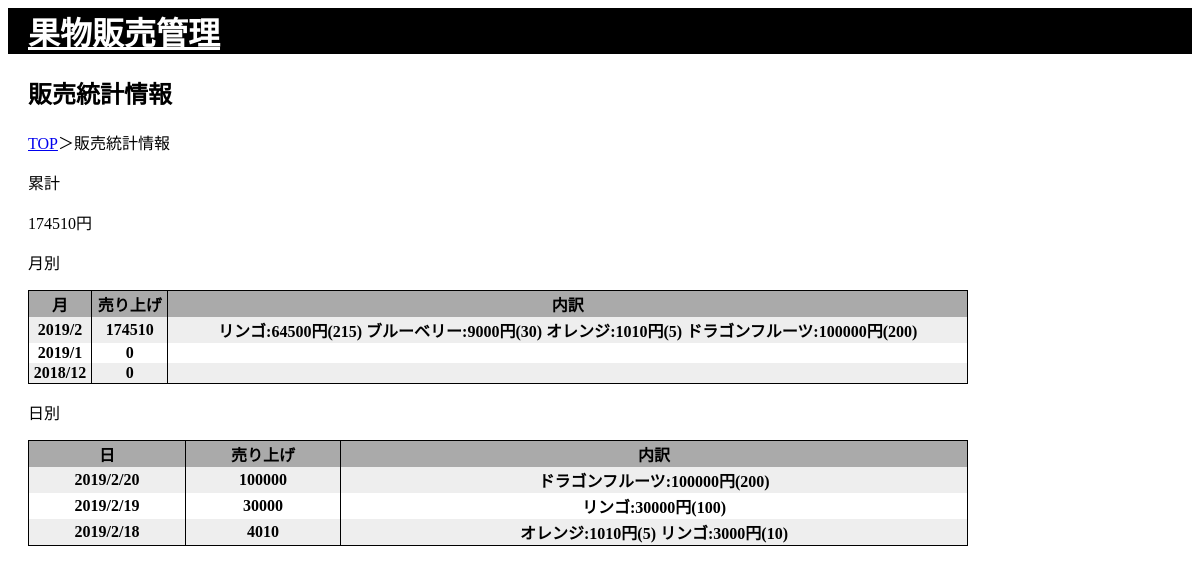
Screenshot of /stats/ (signed in) with the database file from the repository.
### fruits/models.py (models this page shows, shortened)
class Fruit(models.Model):
    name = models.CharField(max_length=100)
    price = models.PositiveIntegerField()
    updated_at = models.DateTimeField(auto_now=True)
    created_at = models.DateTimeField(auto_now_add=True)

### stats/views.py (the view)
# urls.py: path('', views.fruitsale_stats_view, name='fruitsale_stats'),
@login_required
def fruitsale_stats_view(request):
    if request.method == 'GET':
        total_sales = sum([sale.amount for sale in Sale.objects.all()])
        now = timezone.localtime()
        monthly_sales = []
        for i in range(3):
            start_date = (now - relativedelta(months=i)).replace(day=1, hour=0, minute=0, second=0, microsecond=0)
            end_date = start_date + relativedelta(months=1)
            start_date = start_date.astimezone(timezone.utc)
            end_date = end_date.astimezone(timezone.utc)
            amount, detail = cumulate_sales_fruitwise(start_date, end_date)
            monthly_sales.append({'date': start_date, 'amount': amount, 'detail': detail})
        daily_sales = []
        for i in range(3):
            start_date = (now - relativedelta(days=i)).replace(hour=0, minute=0, second=0, microsecond=0)
            end_date = start_date + relativedelta(days=1)
            start_date = start_date.astimezone(timezone.utc)
            end_date = end_date.astimezone(timezone.utc)
            amount, detail = cumulate_sales_fruitwise(start_date, end_date)
            daily_sales.append({'date': start_date, 'amount': amount, 'detail': detail})
        return render(request, 'stats/fruitsale_stats.html',
                    {'total_sales': total_sales,
                    'monthly_sales': monthly_sales,
                    'daily_sales': daily_sales}
                    )
    else:
        raise Http404()

### stats/utils.py (called while the page is built)
def cumulate_sales_fruitwise(start_date, end_date):
    sales = Sale.objects.filter(sold_at__gte=start_date,
                        sold_at__lt=end_date)
    sales_amount = sum([sale.amount for sale in sales])
    result_dict = {}
    for sale in sales:
        if sale.fruit.id in result_dict:
            result_dict[sale.fruit.id]['number'] += sale.number
            result_dict[sale.fruit.id]['amount'] += sale.amount
        else:
            result_dict[sale.fruit.id] = {'name': sale.fruit.name,
                                            'number': sale.number,
                                            'amount': sale.amount
                                        }
    return sales_amount, result_dict.values()

### templates/stats/fruitsale_stats.html
{% extends 'base.html' %}
{% block content %}
    <div>
            <h2>
                販売統計情報
            </h2>
        </div>
        <div>
            <a href="{% url 'home' %}">TOP</a>＞販売統計情報
        </div>
        <div>
            <p>累計</p>
            <p>{{ total_sales }}円</p>
        </div>
        <div>
            <p>月別</p>
            <table class='fsmc-table'>
                <tr class="fsmc-table-top-tr">
                    <th>月</th>
                    <th>売り上げ</th>
                    <th>内訳</th>
                </tr>
                {% for sale in monthly_sales %}
                    {% if forloop.counter|divisibleby:2 %}
                    <tr class="fsmc-table-record-tr-even">
                    {% else %}
                    <tr class="fsmc-table-record-tr-odd">
                    {% endif %}
                        <th>{{ sale.date|date:"Y/n" }}</th>
                        <th>{{ sale.amount }}</th>
                        <th>
                            {% for sale_d in sale.detail %}
                                {{ sale_d.name }}:{{ sale_d.amount }}円({{ sale_d.number }})
                            {% endfor %}
                        </th>
                    </tr>
                {% endfor %}
            </table>
            <p>日別</p>
            <table class="fsmc-table">
                <tr class="fsmc-table-top-tr">
                    <th>日</th>
                    <th>売り上げ</th>
                    <th>内訳</th>
                </tr>
                {% for sale in daily_sales %}
                    {% if forloop.counter|divisibleby:2 %}
                    <tr class="fsmc-table-record-tr-even">
                    {% else %}
                    <tr class="fsmc-table-record-tr-odd">
                    {% endif %}
                        <th>{{ sale.date|date:"Y/n/j" }}</th>
                        <th>{{ sale.amount }}</th>
                        <th>
                            {% for sale_d in sale.detail %}
                                {{ sale_d.name }}:{{ sale_d.amount }}円({{ sale_d.number }})
                            {% endfor %}
                        </th>
                    </tr>
                {% endfor %}
            </table>
        </div>
{% endblock content %}

### static/css/style.css (style rules this page uses)
div { margin: 10px; }
.fsmc-table { width: 100%; border: 1px solid black; border-collapse: collapse; border: 1px solid black; }
.fsmc-table th { border-left: 1px solid black; }
.fsmc-table-top-tr > th { background-color: #aaa; }
.fsmc-table-record-tr-even > th { background-color: #fff; }
.fsmc-table-record-tr-odd > th { background-color: #eee; }

### rows the page displays
Fruit: name "リンゴ", name "リンゴ" "リンゴ"
Fruit: name "ブルーベリー"
Fruit: name "オレンジ", name "オレンジ"
Fruit: name "ドラゴンフルーツ", name "ドラゴンフルーツ"

### other values shown
{{ total_sales }} "174510"
{{ sale.date|date:"Y/n" }} "2019/2" "2019/1" "2018/12"
{{ sale.amount }} "174510" "0" "0"
{{ sale_d.amount }} "64500" "9000" "1010" "100000"
{{ sale_d.number }} "215" "30" "5" "200"
{{ sale.date|date:"Y/n/j" }} "2019/2/20" "2019/2/19" "2019/2/18"
{{ sale.amount }} "100000" "30000" "4010"
{{ sale_d.amount }} "100000" "30000" "1010" "3000"
{{ sale_d.number }} "200" "100" "5" "10"
